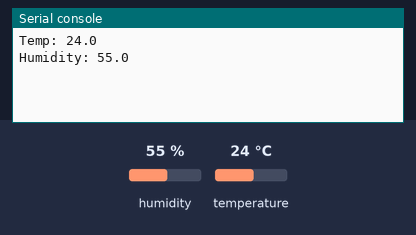
This program was run on a simulated ESP32 board running MicroPython. Parts: the last lines printed to the serial console. The test bench sets the inputs (shaded band); at power-on: humidity 55 %, temperature 24 °C.

Above: at 1.2 s.
1.3 s: humidity set to 22 %
At 2.6 s:
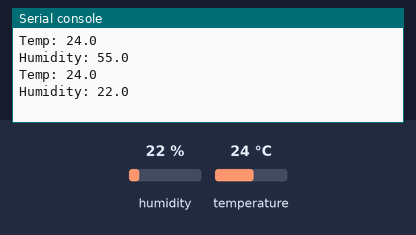
2.8 s: temperature set to 12 °C
At 3.4 s:
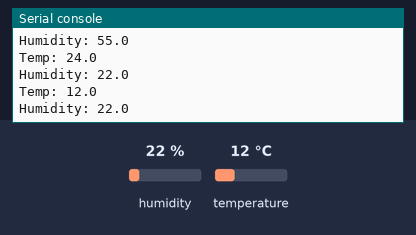
4.3 s: humidity set to 40 %
At 5.9 s:
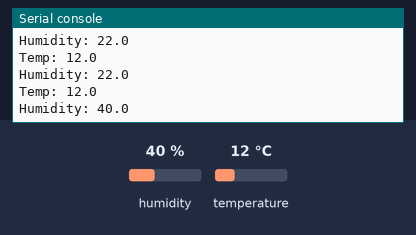
Timing chart, 0 to 7.4 s (numbered marks = the images above; inputs shaded):
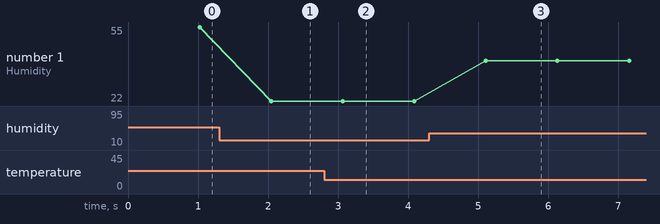

Measured:
- after the input at 1.3 s, the serial console: prints a new line after 0.75 s (image 1)
- after the input at 2.8 s, the serial console: prints a new line after 0.27 s (image 2)
- after the input at 4.3 s, the serial console: prints a new line after 0.81 s (image 3)
- plotted number 1: 55 → 22 after the input at 1.3 s, 22 → 40 after the input at 4.3 s

The program:

dht11_temp.py
```python
import machine
import time
import dht

capteur = dht.DHT11(machine.Pin(17)) # Ne fonctionne pas sur D15

while True:
    try:
        time.sleep(1)
        # Le DHT11 renvoie au maximum une mesure toute les 1s
        capteur.measure()
        # Récupère les mesures du capteur
        print(f"Temp: {capteur.temperature():.1f}")
        print(f"Humidity: {capteur.humidity():.1f}")
        # Transmet la température sur la console de l'ordinateur
    except Exception as e: # gestion des erreurs obligatoires car il peut être plus lent que 1s
        print('Echec reception', e)
```
